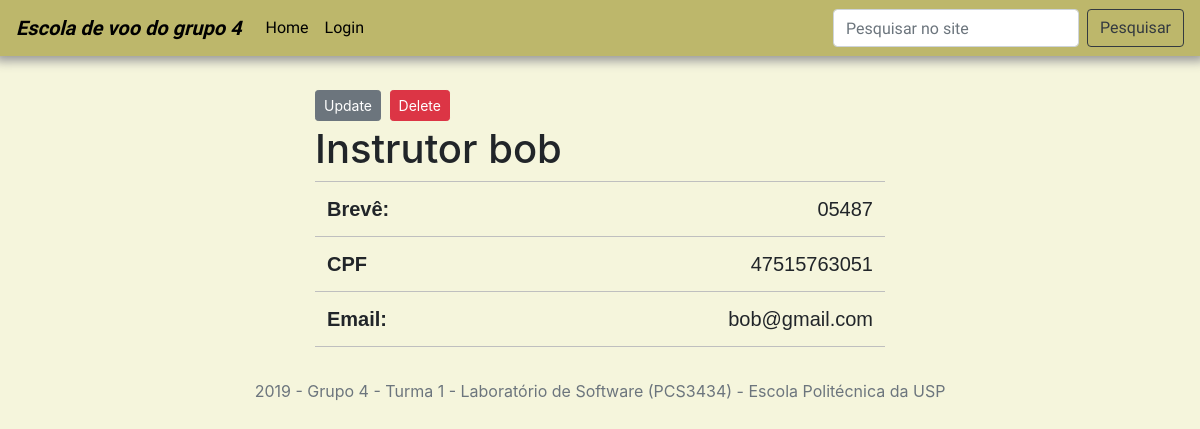
The app's page /instrutor/05487 with its own data.
### LabSoft_Grupo_04/project/models/instrutor.py (models this page shows, shortened)
class Instrutor(Usuario, UserMixin):
    __tablename__ = 'instrutor'
    breve = db.Column(db.String(5), primary_key = True)
    voos = db.relationship('Voo', backref='instrutor', lazy=True)

### LabSoft_Grupo_04/project/routes/instrutor.py (the view)
@app.route('/instrutor/<string:breve>', methods=['GET', 'POST'])
def visualizar_instrutor(breve):
        instrutor = Instrutor.query.get_or_404(breve)
        return render_template('visualizar_instrutor.html', title=f'Instrutor {instrutor.breve}', instrutor=instrutor)

### LabSoft_Grupo_04/project/templates/visualizar_instrutor.html (shortened to what this page needs)
{% extends 'layout.html' %}
{% block content %}
<div class="container-fluid">
        <div class="row">
            <div class="col-md-2 col-lg-3"></div>
            <div class="col-md-8 col-lg-6" id="container-table">
                <div class="table-responsive">
                        <div>
                                <a class="btn btn-secondary btn-sm mt-1 mb-1" href="{{ url_for('atualizar_instrutor', breve=instrutor.breve) }}">Update</a>
                                <button type="button" class="btn btn-danger btn-sm m-1" data-toggle="modal" data-target="#deleteModal">Delete</button>
                        </div>
                    <h1>Instrutor {{ instrutor.nome }}</h1>
                    <table class="table table-hover">
                        <tbody>
                                <tr>
                                    <th id="table-border">Brevê: </th>
                                    <td id="table-border">{{ instrutor.breve }}</td>
                                </tr>
                                <tr>
                                    <th id="table-border">CPF</th>
                                    <td id="table-border">{{ instrutor.cpf }}</td>
                                </tr>
                                <tr>
                                    <th id="table-border">Email: </th>
                                    <td id="table-border">{{ instrutor.email }}</td>
                                </tr>
                        </tbody>
                    </table>
                </div>
            </div>
            <div class="col-md-2 col-lg-3"></div>
        </div>
    </div>
{% endblock content %}

### LabSoft_Grupo_04/project/static/styles.css (style rules this page uses)
body { background-color: beige; }
table { font-family: 'Montserrat', sans-serif; font-size: 20px; margin: auto; }
td { text-align:right; }
#table-border { border-bottom: 1px solid #BFBFBF; border-top: 1px solid #BFBFBF; }

### records on screen
Instrutor: nome "bob", breve "05487", cpf "47515763051", email "bob@gmail.com"
